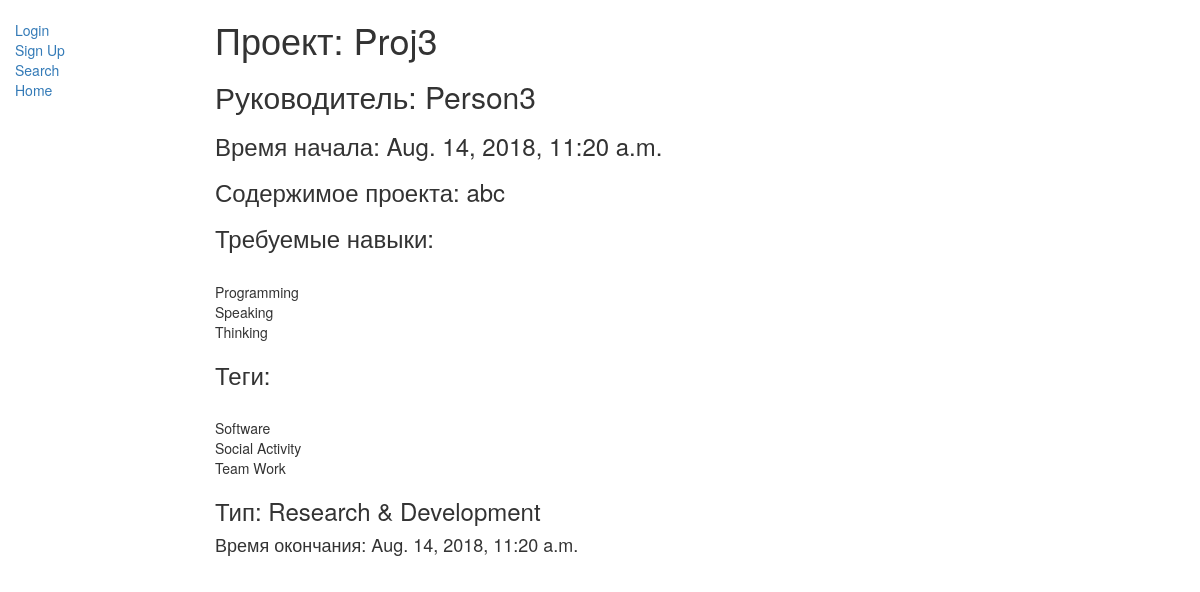
Screenshot of /3/ with the database file from the repository.
### fairapp/models.py (models this page shows, shortened)
class Project(models.Model):
    project_name = models.TextField(max_length=255)
    pub_date = models.DateTimeField('date published')
    start_date = models.DateTimeField('starting date')
    end_date = models.DateTimeField('ending date')
    head = models.TextField(max_length=255)
    brief_summary = models.TextField(max_length=1000)
    content = models.TextField(max_length=1000)
    app_deadline = models.DateTimeField('application deadline')
    num_places = models.PositiveIntegerField()
    type = models.ForeignKey(Type, null=True, blank=True, on_delete=models.CASCADE)
    skill = models.ManyToManyField(Skill, related_name='skills')
    tag = models.ManyToManyField(Tag, related_name='tags')
    members = models.ManyToManyField(User, related_name='members')

class Skill(models.Model):
    skill_name = models.CharField(max_length=255)
    def __str__(self):
        return self.skill_name

class Tag(models.Model):
    tag_name = models.CharField(max_length=255)
    def __str__(self):
        return self.tag_name

class Type(models.Model):
    type_name = models.CharField(max_length=255)
    def __str__(self):
        return self.type_name

### fairapp/views.py (the view)
# urls.py: path('<int:pk>/', views.DetailView.as_view(), name='detail'),
class DetailView(generic.DetailView):
    model = Project
    template_name = 'fairapp/details.html'

### templates/fairapp/details.html
{% extends "fairapp/base_generic.html" %}
{% block content %}
<body>
<h1> Проект: {{ project.project_name }}</h1>
<h2> Руководитель: {{ project.head }}</h2>
<h3> Время начала: {{ project.start_date }}</h3>
<h3> Содержимое проекта: {{ project.content }}</h3>
<h3> Требуемые навыки:</h3> <br/>{% for skill in project.skill.all %}{{ skill }}<br/>{% endfor %}
<h3> Теги:</h3> <br/>{% for tag in project.tag.all %}{{ tag }}<br/>{% endfor %}
<h3> Тип: {{ project.type }}</h3>
<h4> Время окончания: {{ project.end_date }}</h4>
</body>
{% endblock %}

### templates/fairapp/base_generic.html (shortened to what this page needs)
<!DOCTYPE html>
<html lang="ru">
{% load bootstrap3 %}
<head>
  <link rel="stylesheet" href="https://maxcdn.bootstrapcdn.com/bootstrap/3.3.7/css/bootstrap.min.css">
  {% load static %}
  <link rel="stylesheet" href="{% static 'css/mystyle.css' %}">
</head>
<body>
  <div class="container-fluid">
    <div class="row">
      <div class="col-sm-2">
      {% block sidebar %}
      <ul class="sidebar-nav">
          {% if user.is_authenticated %}
               <li>User: {{ user.get_username }}</li>
               <li><a href="{% url 'fairapp:logout'%}?next={{request.path}}">Logout</a></li>
               <li><a href="{% url 'fairapp:project_create'%}">Create project</a></li>
          {% else %}
               <li><a href="{% url 'fairapp:login'%}?next={{request.path}}">Login</a></li>
               <li><a href="{% url 'fairapp:signup'%}?next={{request.path}}">Sign Up</a></li>
          {% endif %}
          <li><a href="{% url 'fairapp:search'%}?next={{request.path}}">Search</a></li>
          <li><a href="{% url 'fairapp:index'%}">Home</a></li>
      </ul>
     {% endblock %}
      </div>
      <div class="col-sm-10 ">
      {% block content %}{% endblock %}
      </div>
    </div>
  </div>
</body>
</html>

### fairapp/static/css/mystyle.css (style rules this page uses)
.sidebar-nav { margin-top: 20px; padding: 0; list-style: none; }

### rows the page displays
Project: project_name "Proj3", head "Person3", start_date "Aug. 14, 2018, 11:20 a.m.", content "abc", type "Research & Development", end_date "Aug. 14, 2018, 11:20 a.m."
Skill: skill_name "Programming"
Skill: skill_name "Speaking"
Skill: skill_name "Thinking"
Tag: tag_name "Software"
Tag: tag_name "Social Activity"
Tag: tag_name "Team Work"
